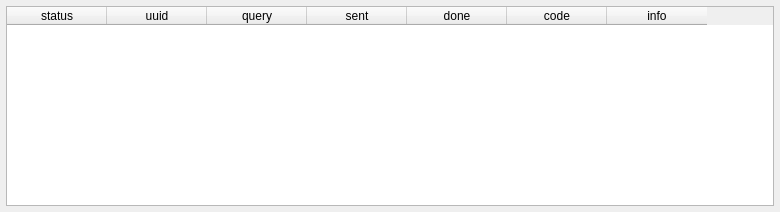
<?xml version="1.0" encoding="UTF-8"?>
<ui version="4.0">
    <class>logPane</class>
    <widget class="QWidget" name="logPane">
        <property name="geometry">
            <rect>
                <x>0</x>
                <y>0</y>
                <width>780</width>
                <height>212</height>
            </rect>
        </property>
        <property name="windowTitle">
            <string>Form</string>
        </property>
        <layout class="QVBoxLayout" name="verticalLayout">
            <property name="leftMargin">
                <number>6</number>
            </property>
            <property name="topMargin">
                <number>6</number>
            </property>
            <property name="rightMargin">
                <number>6</number>
            </property>
            <property name="bottomMargin">
                <number>6</number>
            </property>
            <item>
                <widget class="QTableWidget" name="requestTableWidget">
                    <property name="editTriggers">
                        <set>QAbstractItemView::NoEditTriggers</set>
                    </property>
                    <property name="textElideMode">
                        <enum>Qt::ElideNone</enum>
                    </property>
                    <column>
                        <property name="text">
                            <string>status</string>
                        </property>
                    </column>
                    <column>
                        <property name="text">
                            <string>uuid</string>
                        </property>
                    </column>
                    <column>
                        <property name="text">
                            <string>query</string>
                        </property>
                    </column>
                    <column>
                        <property name="text">
                            <string>sent</string>
                        </property>
                    </column>
                    <column>
                        <property name="text">
                            <string>done</string>
                        </property>
                    </column>
                    <column>
                        <property name="text">
                            <string>code</string>
                        </property>
                    </column>
                    <column>
                        <property name="text">
                            <string>info</string>
                        </property>
                    </column>
                </widget>
            </item>
        </layout>
    </widget>
    <resources/>
    <connections/>
</ui>
